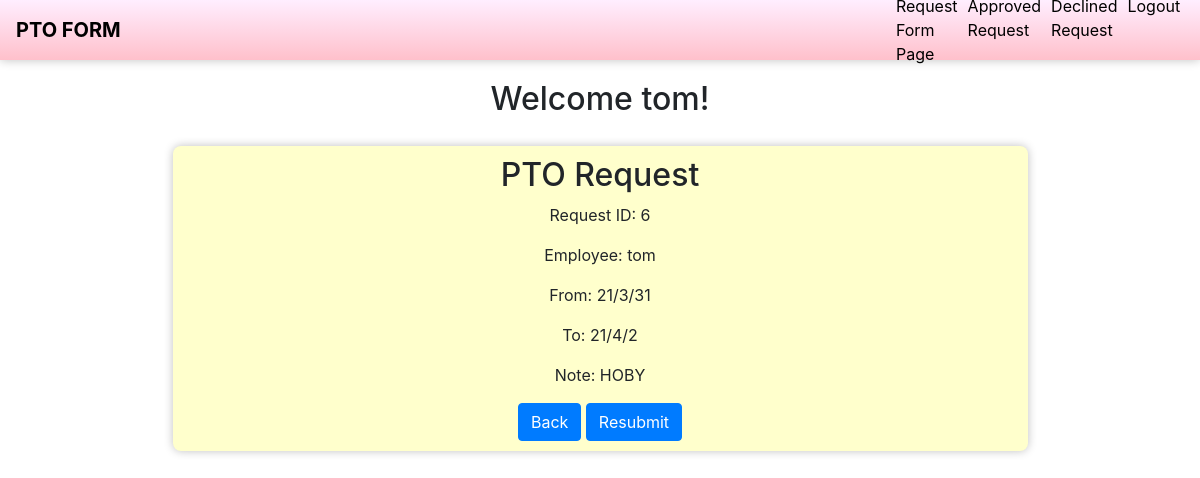
Page /declined_request_employee_detail/6/ (signed in) on the committed database.
### potform/models.py (models this page shows)
class User(AbstractUser):
  is_employee = models.BooleanField(default=False)
  is_supervisor = models.BooleanField(default=False)
  is_hr = models.BooleanField(default=False)

class RequestPTO(models.Model):
  post_employee = models.ForeignKey(get_user_model(), on_delete=models.CASCADE, null=False, related_name ='post_employee')
  chose_supervisor = models.ForeignKey(get_user_model(), on_delete=models.CASCADE, null=False, related_name ='chose_supervisor')
  confirm_hr = models.ForeignKey(get_user_model(), on_delete=models.CASCADE, null=True, related_name ='confirm_hr')
  request_date_from = models.DateTimeField(null=False)
  request_date_to = models.DateTimeField(null=False)
  note = models.TextField(null=True, blank=True, max_length=200)
  request = models.IntegerField(default=3)

### potform/views.py (the view, shortened to what this page needs)
# urls.py: path('declined_request_employee_detail/<int:pk>/', EmployeeDeclinedRequestDetailView.as_view(), name='declined_request_employee_detail'),
class EmployeeDeclinedRequestDetailView(LoginRequiredMixin, DetailView):
    context_object_name = 'request'
    model = RequestPTO
    queryset = RequestPTO.objects.filter(request=2)
    template_name = "declined_request_employee_detail.html"
    def get(self, request, *args, **kwargs):
        user =  User.objects.filter(username=self.request.user)
        if user and user[0].is_employee:
            return super().get(request, **kwargs)
        else:
            return redirect('index')

### potform/templates/declined_request_employee_detail.html (shortened to what this page needs)
{% extends 'base.html' %}
{% block main %}
  <div class="form w-100 text-center">
    <h2 class="hrpage">Welcome {{ user.get_username }}!</h2>
  </div>
  <form action="{% url 'declined_request_employee_detail' request.pk %}" method="post" class="form w-100 text-center m-auto" >
    <div class="w-75 mx-auto text-center request_detail">
      <h2>PTO Request</h2>
      <p>Request ID: {{ request.id }} </p>
      <p>Employee: {{ request.post_employee }}</p>
      <p>From: {{ request.request_date_from|date:"y/n/j" }}</p>
      <p>To: {{ request.request_date_to|date:"y/n/j" }}</p>
      <p>Note: {{ request.note }}</p>
      <a class="btn btn-primary" href="{% url 'declined_request_employee' %}">Back</a>
      <input class="btn btn-primary" type="submit" value="Resubmit" name="request"/>
    </div>
  </form>
{% endblock main %}

### potform/static/css/main.css (style rules this page uses)
form { margin-top: 20px; }
p { margin-top: 16px; text-align:center; margin-top: 0; margin-bottom: 1rem; }
.hrpage { margin-top: 20px; }
.request_detail { background: #FFFFCC; border-radius :8px; box-shadow :0px 0px 10px silver; padding: 10px 0px 10px 0px; margin: 20px; }

### rows in the picture
User: get_username "tom"
RequestPTO: id "6", post_employee "tom", request_date_from "21/3/31", request_date_to "21/4/2", note "HOBY"
